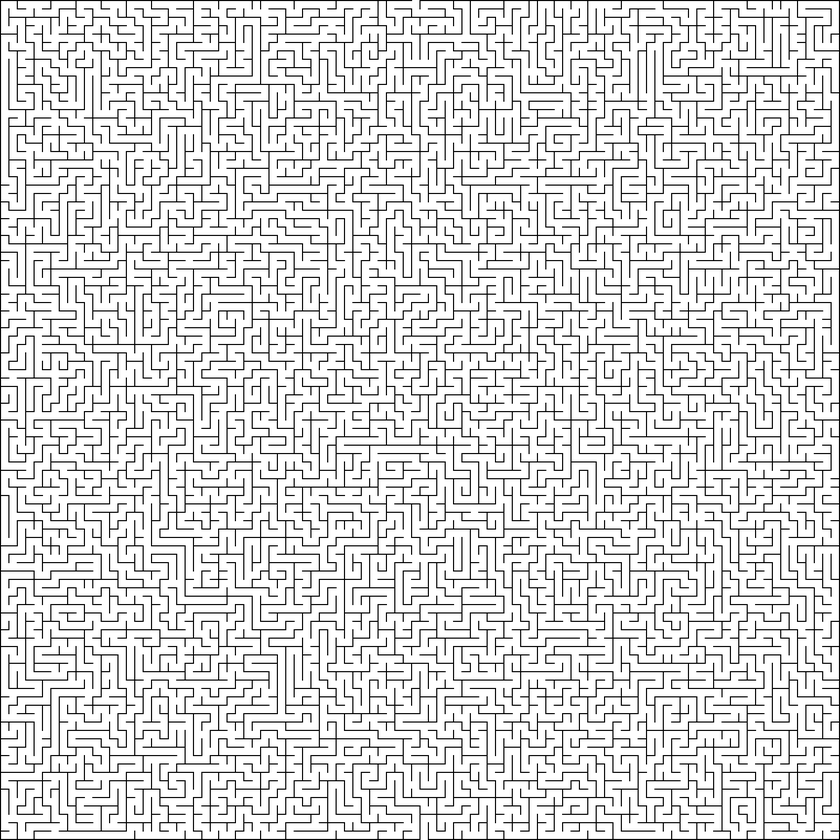
#> input picture maze2.png, 840 x 840 px, shrunk from 1602 x 1602 before the run
$ jupyter execute --allow-errors A-star_with_Random-Pruning.ipynb   (shell and % lines are left out)
#> lines starting #> are read from the running program, lines starting #| are printed output that depends on the picture
<a href="https://colab.research.google.com/github/RyutaKremer/A-star_with_Random-Pruning/blob/main/A-star_with_Random-Pruning.ipynb" target="_parent"></a>

[cell 1]
import pandas as pd
import queue
import random
import numpy as np
import time

from PIL import Image

Base A* implementation

[cell 2]
def a_star_with_random_pruning(start_state, heuristic_func, expand_func, goal_test,
                               weight=1, ranodom_ratio=None):
  g_scores = dict()
  open_list = queue.PriorityQueue()
  closed_list = set()
  rand_generator = random.Random(42)

  g_scores[start_state] = 0
  open_list.put((heuristic_func(start_state), start_state))

  stat = {}
  stat['time'] = 0  # Execution time
  stat['total expansion'] = 0
  stat['memory size'] = 0
  stat['score'] = 0

  # start taking time
  search_start = time.time()

  while not open_list.empty():
    best_value, best_state = open_list.get()

    if goal_test(best_state):
      search_end = time.time()
      stat['time'] = search_end - search_start
      stat['memory size'] = len(g_scores)
      stat['score'] = best_value
      return best_value, stat
    elif time.time() - search_start > 180:
      stat['time'] = '>180'
      stat['memory size'] = len(g_scores)
      stat['score'] = best_value
      return best_value, stat

    if best_state in closed_list:
      continue
    closed_list.add(best_state)

    for new_state, cost_best_to_new in expand_func(best_state, ranodom_ratio, rand_generator):
      stat['total expansion'] += 1

      g_new = g_scores[best_state] + cost_best_to_new
      if new_state in g_scores: # OPEN U CLOSES
        if g_scores[new_state] <= g_new:
          continue
        else:
          # new_state shouldn't removed in OPEN since
          closed_list.discard(new_state)
      g_scores[new_state] = g_new
      open_list.put((g_scores[new_state] + heuristic_func(new_state) * weight, new_state))

  search_end = time.time()
  stat['time'] = search_end - search_start
  stat['memory size'] = len(g_scores)
  stat['score'] = -1
  return -1, stat

Functions for seach in maze

[cell 3]
def manhattan_distance_to_goal(state):
  x, y = state
  gx, gy = goal_state
  return abs(x-gx) + abs(y-gy)

[cell 4]
def number_of_separating_walls(state):
  x, y = state
  gx, gy = goal_state
  return np.sum(maze_array[x:gx] == 0) + np.sum(maze_array[y:gy] == 0)

[cell 5]
def expand_in_maze_4d(state, ranodom_ratio, rand_generator):
  x, y = state
  dx = [1, 0, -1, 0]
  dy = [0, 1, 0, -1]
  r_states = []

  for i in range(4):
    if ranodom_ratio is not None:
        if rand_generator.uniform(0, 1) < ranodom_ratio:
          continue  # skip new node
    n_state_x = x + dx[i]
    n_state_y = y + dy[i]
    if 0 <= n_state_x < w and 0 <= n_state_y < l and maze_array[n_state_x, n_state_y] != 0:
      r_states.append(((n_state_x, n_state_y), 1))

  return r_states

[cell 6]
def expand_in_maze_8d(state, ranodom_ratio, rand_generator):
  x, y = state
  dx = [1, 1, 0, -1, -1, -1, 0, 1]
  dy = [0, 1, 1, 1, 0, -1, -1, -1]
  r_states = []

  for i in range(8):
    if ranodom_ratio is not None:
        if rand_generator.uniform(0, 1) < ranodom_ratio:
          continue
    n_state_x = x + dx[i]
    n_state_y = y + dy[i]
    if 0 <= n_state_x < w and 0 <= n_state_y < l and maze_array[n_state_x, n_state_y] != 0:
      r_states.append(((n_state_x, n_state_y), 1))

  return r_states

[cell 7]
def goal_test(state):
  return state == goal_state

Experiments for maze

[cell 8]
# Chose maze here
# image = Image.open("maze1.png")
image = Image.open("maze2.png")
#> image is the input picture: PIL image 840x840 RGBA; mean R, G, B, A 219, 219, 219, 255

[cell 9]
threshold = 200

image = image.convert("L").point(lambda x: 0 if x < threshold else 1, mode="1")
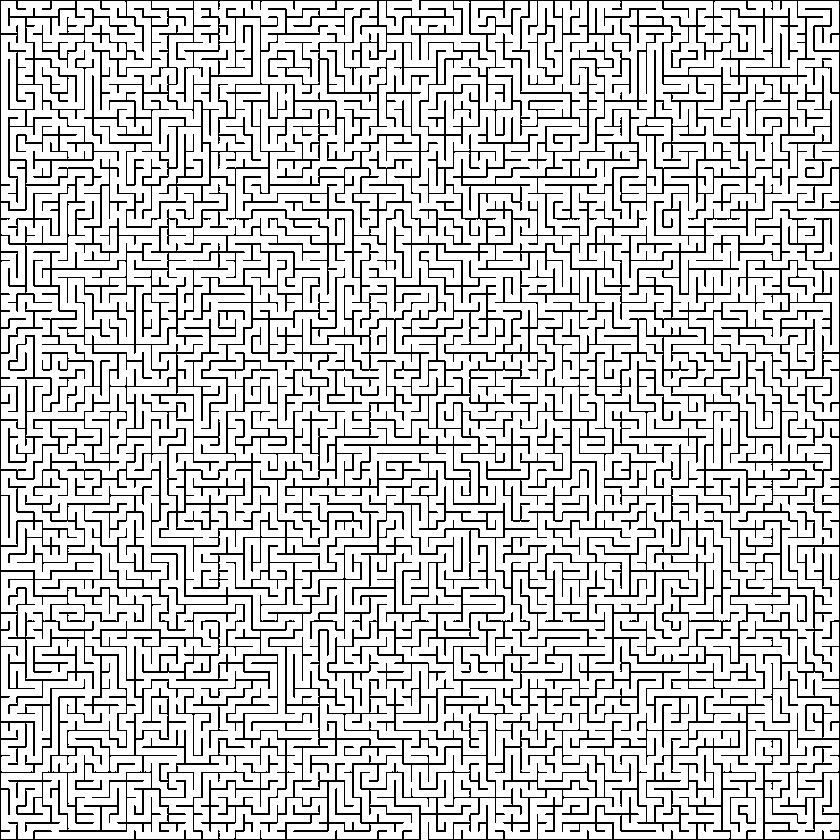
#> image: PIL image 840x840 1; 79.8% white; black in thin lines or dots

array = np.array(image)
maze_array = np.array([row[::2] for row in array[::2]]).astype(int)
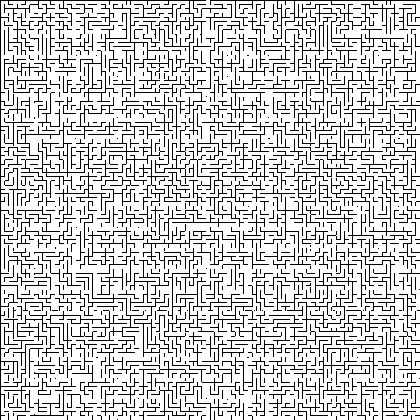
#> maze_array: shape (420, 420) int64; values 0 (black) and 1 (white), 79.9% white; black in thin lines or dots
# np.savetxt("maze.txt", maze_array, fmt="%d", delimiter="")

print(maze_array)
#> (printed output is left out)

w, l = maze_array.shape
#> w = 420; l = 420
print(w, l)
#| 420 420
start_state = (0, (w+1)//2 - 5)
#> start_state = (0, 205)
goal_state = (l-1, (w+1)//2 + 3)
#> goal_state = (419, 213)

maze_array_to_show = maze_array.astype(str)
maze_array_to_show[start_state] = 'S'
maze_array_to_show[goal_state] = 'G'
np.savetxt("maze.txt", maze_array_to_show, fmt="%s", delimiter="")

$ run again, with maze1.png copied over maze2.png
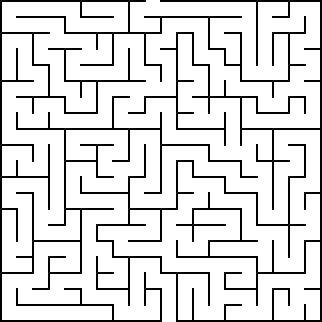
#> input picture maze1.png, 322 x 322 px
#> image is the input picture: PIL image 322x322 RGBA; mean R, G, B, A 220.4, 220.4, 220.4, 255
#> image: PIL image 322x322 1; 86.4% white; black in thin lines or dots
#> `maze_array = np.array([row[::2] for row in array[::2]]).astype(int)`:
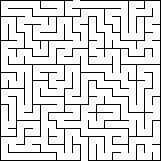
#> maze_array: shape (161, 161) int64; values 0 (black) and 1 (white), 86.4% white; black in thin lines or dots
#> (printed output is left out)
#| 161 161
